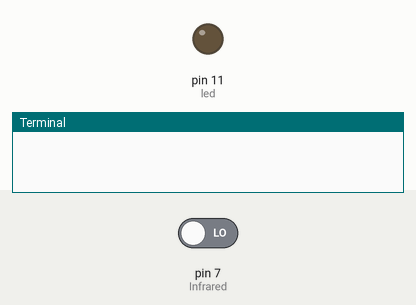
The program below on a simulated Raspberry Pi (header pin numbers). Parts: output pins drawn as LEDs (lit = HIGH), the last lines printed to the terminal. The test bench sets the inputs (shaded band); at power-on: pin 7 (Infrared) LOW. The camera gives no picture and a still takes 0.5 s.

Above: at 1.2 s.
1.3 s: pin 7 (Infrared) driven HIGH
At 2.1 s:
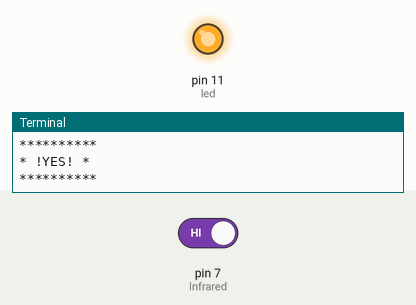
2.8 s: pin 7 (Infrared) driven LOW
At 3.2 s:
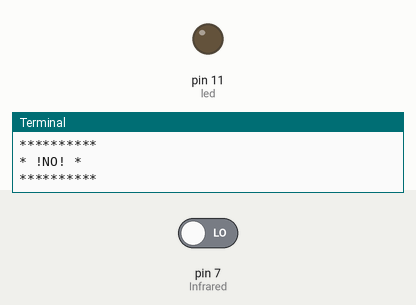
Timing chart, 0 to 5.8 s (numbered marks = the images above; inputs shaded):
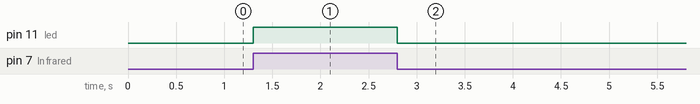

The program:

11_camera.py
```python
import RPi.GPIO as GPIO
from gpiozero import LED
import picamera
import time

Infrared = 7   #7
tmp = 0
i = 0
led = 11

def setup():
    # Remove warning message
    GPIO.setwarnings(False)
    # Set the pin mode to BOARD mode
    GPIO.setmode(GPIO.BOARD)
    # Set the touch button to input mode
    GPIO.setup(Infrared,GPIO.IN)
    GPIO.setup(led,GPIO.OUT)


def Print(x):
    global tmp, i
    if x != tmp:
        if x == 1:
            print('**********')
            print('* !YES! *')
            print('**********')
            GPIO.output(led,1)

            i += 1
        if x == 0:
            print('**********')
            print('* !NO! *')
            print('**********')
            GPIO.output(led,0)
        tmp = x


if __name__ == '__main__':
    setup()

    try:
        while True:
            Print(GPIO.input(Infrared))
    except KeyboardInterrupt:
        # Capture keyboard^C to exit the program
        print('You terminated the program\nThe program ends!')
        GPIO.cleanup()
```

Measured:
- after the input at 1.3 s, pin 11 (led): LOW → HIGH at once
- after the input at 2.8 s, pin 11 (led): HIGH → LOW at once
